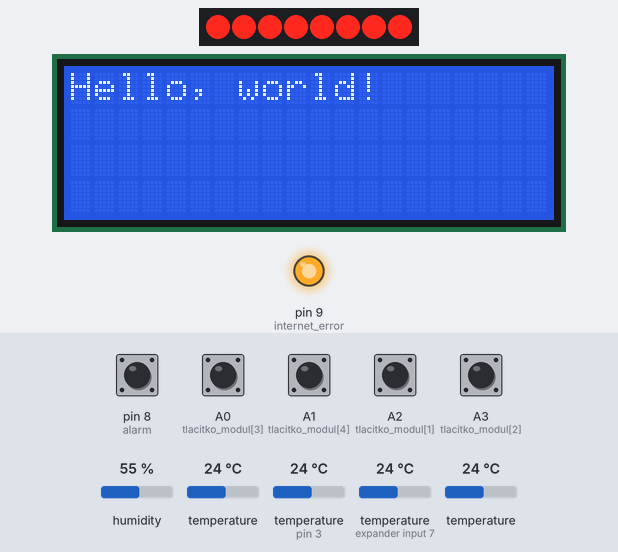
Recording of a sketch running on a simulated Arduino Uno, built with avr-gcc and run on an emulated ATmega328P. Parts: 8 port-expander outputs drawn as a row of LEDs (first output left, lit = HIGH), 20×4 character LCD, output pins drawn as LEDs (lit = HIGH). Wiring (inferred from the names in the program): PCF8574 port expander at I2C address 0x20. Wiring (inferred from the signals the program sends): row of LEDs: on Q0, Q1, Q2, Q3, Q4, Q5, Q6, Q7. The test bench sets the inputs (shaded band); at power-on: A0 (tlacitko_modul[3]), A1 (tlacitko_modul[4]), A2 (tlacitko_modul[1]), A3 (tlacitko_modul[2]), pin 8 (alarm) HIGH, humidity 55 %, temperature 24 °C, temperature (sensors on pin 3, expander input 7) 24 °C. WiFi joins after 1.5 s; servers stay silent unless stated; uploads are accepted with an empty reply; the modem accepts every AT command (registered, SIM ready, sends succeed) and sends nothing else; what the sketch prints to the serial monitor is not drawn.

Above: at 1.2 s.
1.3 s: A0 (tlacitko_modul[3]) pulled LOW for 1.1 s
At 2.4 s:
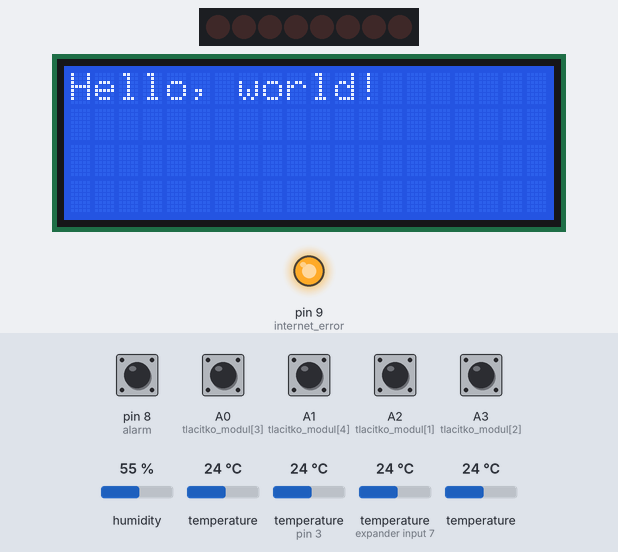
At 4.1 s:
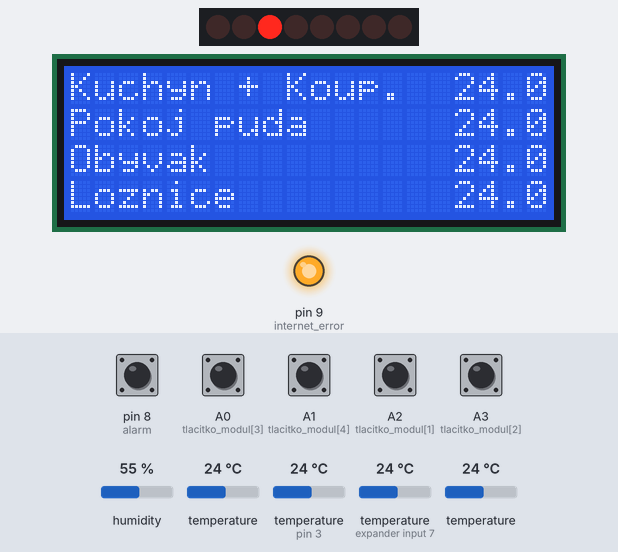
10.1 s: pin 8 (alarm) pulled LOW for 1.1 s
At 11.3 s:
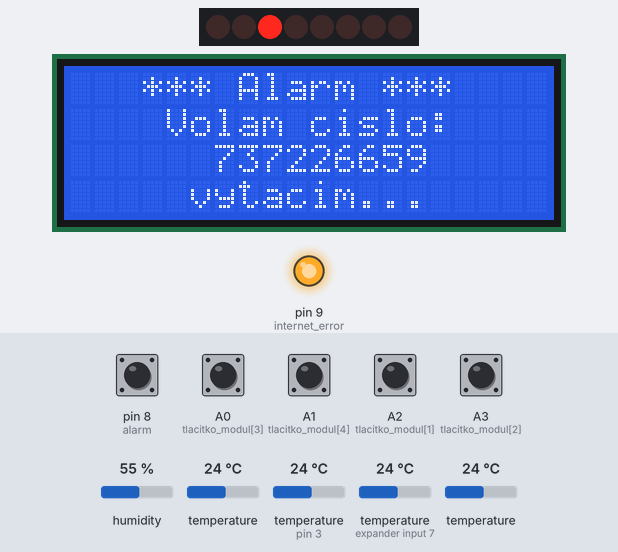
Timing chart, 0 to 13.1 s (numbered marks = the images above; inputs shaded):
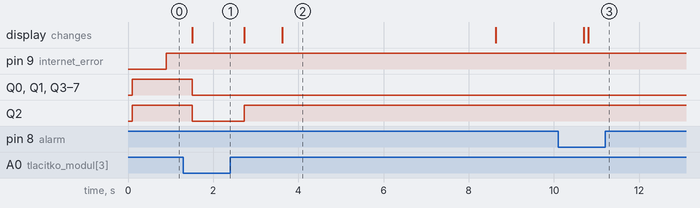

Measured:
- after the input at 1.3 s, the display: first differs from a run without the input after 1.4 s (image 2 shows a later state)
- after the input at 10.1 s, the display: first changes after 0.60 s (image 3 shows a later state)
- what the display in image 2 shows lasts 5.0 s, from 3.6 s to 8.6 s

The sketch:

Totepni_Arduino_nano_I2C_ports_v1.1.ino
```cpp
/*
  https://arduino-info.wikispaces.com/Ethernet
*/

// #include "SPI.h"
#include "Wire.h"
#include "OneWire.h"
#include "Ethernet.h"
#include "LiquidCrystal_I2C.h"
#include "SoftwareSerial.h"
#include "DallasTemperature.h"
#include "AM2320.h"
//#include "avr/wdt.h"

// definice cidla teplota a vlhkost
AM2320 th;

float teplota;
float vlhkost;

int val_int;
int val_decimal;

// precteny data z I2C pro textovy vystup na odeslani do displeje
// I2C PINs A4, A5
String dataI2C;

// convert to bin
byte bin_convert[9] = {99, 1, 2, 4, 8, 16, 32, 64, 128};
// tlacitka vstupu
byte tlacitko_modul[5] = {99, A2, A3, A0, A1};
// pamet rele vystupu
byte rele_modul[17] = {99, 0, 0, 0, 0, 0, 0, 0, 0, 0, 0, 0, 0, 0, 0, 0, 0};

// detekce alarmu
byte alarm = 8;
boolean is_alarm = false;
byte internet_error = 9;

char s;
SoftwareSerial SIM900(5, 6); //RX,TX

// nastavení čísla vstupního pinu
const int pinCidlaDS = 3;
// vytvoření instance oneWireDS z knihovny OneWire
OneWire oneWireDS(pinCidlaDS);
// vytvoření instance senzoryDS z knihovny DallasTemperature
DallasTemperature senzoryDS(&oneWireDS);


//nastavíme adresu a typ displeje
LiquidCrystal_I2C lcd(0x3F,20,4);  // nastavení adresy (0x3F) je důležité!!!

EthernetClient client;
// Ethernet PINs 10, 11, 12, 13
signed long next;
byte page_cnt;
int next_sd;
int next_wd;
int data_read;
int set_val;
char read_buffer;
boolean nalez = false;

// the dns server ip
IPAddress dnServer(193, 85, 1, 12);
// the router's gateway address:
IPAddress gateway(192, 168, 1, 1);
// the subnet:
IPAddress subnet(255, 255, 255, 0);
//the IP address is dependent on your network
IPAddress ip(192, 168, 1, 15);

/*
// --- Dneboh ---
// the dns server ip
IPAddress dnServer(10, 20, 30, 1);
// the router's gateway address:
IPAddress gateway(10, 20, 30, 1);
// the subnet:
IPAddress subnet(255, 255, 255, 0);
//the IP address is dependent on your network
IPAddress ip(10, 20, 30, 21);
*/


// byte mac[] = { 0xDE, 0xAD, 0xBE, 0xEF, 0xFE, 0xED };   //physical mac address
uint8_t mac[6] = {0x00,0x01,0x02,0x03,0x04,0x05};
char server[] = "www.ipf.cz"; //server, kam se pripojujeme


void setup()   {

  // wdt_enable(WDTO_8S);

  Wire.begin();
  Serial.begin(9600);
  SIM900.begin(9600);

  // zapnutí komunikace knihovny s Dallas teplotním čidlem
  senzoryDS.begin();


  lcd.init();                      // initialize the lcd

  // Print a message to the LCD.
  lcd.backlight();
  lcd.setCursor ( 0, 0 );
  lcd.print("Hello, world!");

  // tlacitka relatek jako vstupy s pull up odporem na vstupu
  for(int i = 1; i <= 4; i++){
        pinMode(tlacitko_modul[i], INPUT_PULLUP);
  }

  // vstup z alarmu
  pinMode(alarm, INPUT_PULLUP);

  // kontrolka ze nejede internet
  pinMode(internet_error, OUTPUT);


  Ethernet.begin(mac, ip, dnServer, gateway, subnet);


  // MCP23016 I/O expander configure
  Wire.begin(); // connect the Arduino as a master
  Wire.beginTransmission(0x20); // setup out direction registers
  Wire.write(0x06); // pointer
  Wire.write(0x00); // DDR Port0 all output
  Wire.write(0x00); // DDR Port1 all input 0xFF = B11111111
  Wire.endTransmission();

   /*
   Wire.beginTransmission(0x20); // setup out direction registers
   Wire.write(0x04); // pointer
   Wire.write(0xff); // DDR Port0 no invert Port0
   Wire.write(0x00); // DDR Port1 invert Port0
   Wire.endTransmission();
   */

  // strankovac displeje
  page_cnt = 1;

  // info casovac dalsiho precteni dat z webu
  next = 0;


}


void loop() {

  // --------- tepomery ----------
  senzoryDS.requestTemperatures();
  readTemp();
  // read_data_topeni();


  // setI2Cvals(senzoryDS.getTempCByIndex(0));

  /*
  showtext("Kuchyn + K", "teplota", 16);
  showtext("Pokoj puda", "teplota", 20);
  showtext("Obyvak", "teplota", 22);
  showtext("Loznice", "teplota", 24);
  showtext("Venku", "teplota", 22);
  */


  next_sd++;

  if (next_sd > 5){

        next_sd = 0;


        // posleme stav relatek
        for(int i = 1; i <= 16; i++){
              // Wire.write(rele_modul[i]);
        }


        // zobrazime stav teplomeru a vlhkomeru
        //setI2Cvals(teplota);

        if(page_cnt == 1){

                  lcd.clear();
                  lcd.setCursor ( 0, 0 );
                  lcd.print("Kuchyn + Koup.");
                  lcd.setCursor ( 16, 0 );
                  lcd.print(teplota, 1);
                  // lcd.print(vlhkost);

                  lcd.setCursor ( 0, 1 );
                  lcd.print("Pokoj puda ");
                  lcd.setCursor ( 16, 1 );
                  lcd.print(senzoryDS.getTempCByIndex(0), 1);

                  lcd.setCursor ( 0, 2 );
                  lcd.print("Obyvak ");
                  lcd.setCursor ( 16, 2 );
                  lcd.print(senzoryDS.getTempCByIndex(1), 1);

                  lcd.setCursor ( 0, 3 );
                  lcd.print("Loznice ");
                  lcd.setCursor ( 16, 3 );
                  lcd.print(senzoryDS.getTempCByIndex(2), 1);

                  // lcd.setCursor ( 0, 4 );
                  // lcd.print("Venku: ");
                  // lcd.print(senzoryDS.getTempCByIndex(1));

                  page_cnt++;

        }else if(page_cnt == 2){

                  lcd.clear();
                  lcd.setCursor ( 0, 0 );
                  lcd.print("Kuchyn + Koupelna");
                  lcd.setCursor ( 0, 1 );
                  lcd.print("Vlhkost ");
                  lcd.setCursor ( 14, 1 );
                  lcd.print(vlhkost);
                  lcd.print("%");

                  lcd.setCursor ( 0, 3 );
                  lcd.print("Teplota venku");
                  lcd.setCursor ( 16, 3 );
                  lcd.print(senzoryDS.getTempCByIndex(2), 1);

                  page_cnt = 1;

        }

        delay(100);

        clr_wdt();

  }


  // ----------- tlacitka a alarm a Internet ----------


   // zkontrolujeme alarm
  // Serial.println("Test alarm");
  if(digitalRead(alarm) == LOW){
             delay(300);
             if(digitalRead(alarm) == LOW){
                if(is_alarm == false){
                        digitalWrite(internet_error, HIGH);
                        setAlarm();
                  }
                is_alarm = true;
             }else{
                is_alarm = false;
             }
        }else{
             is_alarm = false;
        }
    // Serial.println("OK");


    // projedeme si stisknuta tlacitka
    // Serial.println("Test key");
    for(int i = 1; i <= 4; i++){
          if(digitalRead(tlacitko_modul[i]) == LOW){
            Serial.println(i); //vypise stisknute tlacitko
            next_sd = 999;
            setRelayFromKey(i);
          }
          delay(1);
    }
    // Serial.println("OK");


  // Serial.println("Test internet");
  if (((signed long)(millis() - next)) > 0){

        Serial.println("Read internet ready");
        next = millis() + 11000;

        digitalWrite(internet_error, HIGH);

        read_data_topeni(0);

  }
  // Serial.println("Test internet OK");


        // zapnu relatka

        set_val = 0;
        for(int i = 1; i <= 8; i++){
              if(rele_modul[i] == 0){
                set_val+= bin_convert[i];
                }
        }


        Wire.beginTransmission(0x20);  // set mcp23016 for all output
        Wire.write(0x00); // begin here
        Wire.write(set_val);
        Wire.write(set_val);
        Wire.endTransmission();


}


// alarm zavola na mobil
void setAlarm(){
            Serial.println("Alarm");

            //makeCall("604833891");
            //makeCall("605906254");
            makeCall("737226659");
            //sendSMS("737226659");
            //makeCall("737226659");

}


// prevede float cislo na dve desetine na prenos po I2C
void setI2Cvals(float teplo_conv){

        val_int = teplo_conv;
        val_decimal = (teplo_conv - val_int) * 10;
}


void readTemp() {
  switch(th.Read()) {
    case 2:
      teplota = 99;
      break;
    case 1:
      teplota = -99;
      break;
    case 0:
      vlhkost = th.h;
      teplota = th.t;
      break;
  }

  delay(10); // 200
  clr_wdt();
}


void clr_wdt() {

      // wdt_reset();

}


void read_data_topeni(int send_relay) {


      clr_wdt();

      Serial.print("Connect to ");
      Serial.println(server);


      if (client.connect(server,80)){

          Serial.println("Connected");

          // digitalWrite(internet_error, LOW);
          clr_wdt();

          String myURL = "GET /topeni/topeni.php?relay=";
          client.print(myURL);
          client.print(send_relay);
          client.print("&status=");

                if (rele_modul[send_relay] == 0){client.print(0);}
                if (rele_modul[send_relay] == 1){client.print(1);}

          client.print("&temp[1]=");
          client.print(teplota);
          client.print("&humid[1]=");
          client.print(vlhkost);
          client.print("&temp[2]=");
          client.print(senzoryDS.getTempCByIndex(0));
          client.print("&temp[3]=");
          client.print(senzoryDS.getTempCByIndex(1));
          client.print("&temp[4]=");
          client.print(senzoryDS.getTempCByIndex(2));
          client.print("&temp[5]=");
          client.print(senzoryDS.getTempCByIndex(1));

          client.println(" HTTP/1.0");
          client.print("Host: ");
          client.println(server);
          client.println("Connection: close");
          client.println();

          Serial.print(myURL);
          Serial.print(send_relay);
          Serial.print("&status=");
          Serial.println(rele_modul[send_relay]);

          nalez = false;
          byte relec = 1;
          delay(1);


          // precteni dat z internetu

          while(client.connected()) {
            if(client.available()) {
                char read_buffer = client.read();


                if (read_buffer == '>'){nalez = false;}

                if (nalez){

                  digitalWrite(internet_error, LOW);
                  // Serial.print(read_buffer); //vypise prijata data
                  // na tohle mozna udelame funkci
                  if (read_buffer == '0'){rele_modul[relec] = 0;}
                  if (read_buffer == '1'){rele_modul[relec] = 1;}
                  relec++;

                }

                if (read_buffer == '<'){nalez = true;}

            }
          }


         //Serial.println();
         //Serial.println("Odpojuji.");
         delay(1);
         client.flush();
         delay(1);
         //Serial.println();
         client.stop();

       }else{

        //Serial.println("Connect failed");

        digitalWrite(internet_error, HIGH);

        clr_wdt();

       }

    Serial.println("Internet OK");
    clr_wdt();
}


// nastavi rele a zapise na internet
void setRelayFromKey(int tlac_press){

            Serial.print("Ctu stav rele ");
            Serial.print(tlac_press);
            Serial.print(" ten je nastaven na ");
            Serial.println(rele_modul[tlac_press]);

            // na tohle mozna udelame funkci
            // rele nastavime
            rele_modul[tlac_press] = !rele_modul[tlac_press];


            Serial.print("Tlacitko ");
            Serial.print(tlac_press);
            Serial.print(" stlaceno, rele vstup ");
            Serial.print(rele_modul[tlac_press]);
            Serial.println(" nastaveno");

            read_data_topeni(tlac_press);

            // delay(1000);
            clr_wdt();
}


void delayWDT(int delaysec = 30){
            clr_wdt();

            int waiting_call = 0;
            while(waiting_call <= delaysec){
                delay (1000);
                clr_wdt();
                waiting_call += 1;
            }
            clr_wdt();
}


void makeCall(String callnumber){

            lcd.clear();
            lcd.setCursor ( 3, 0 );
            lcd.print("*** Alarm ***");
            lcd.setCursor ( 4, 1 );
            lcd.print("Volam cislo:");
            lcd.setCursor ( 6, 2 );
            lcd.print(callnumber);

            clr_wdt();

            SIM900.print("ATD");
            SIM900.print(callnumber);
            SIM900.println(";");
            delay(100);

            if(SIM900.available()){
                  lcd.setCursor ( 5, 3 );
                  lcd.print("vytacim...");
                  while (SIM900.available()){
                  s = SIM900.read();
                    Serial.print(s);
                  }
            }else{
                  lcd.setCursor ( 3, 3 );
                  lcd.print("nedostupny...");
            }

            delayWDT(29);

            SIM900.println("ATH");
            delay (1000);
            clr_wdt();
}


/*


void sendSMS(char smsnumber[]){
          SIM900.println("AT+CMGF=1");  // AT command na odeslani SMS zpravy
          delay(100);
          SIM900.print("AT+CMGS=\"");  // cislo prijemce
          SIM900.print(smsnumber);  // cislo prijemce
          SIM900.println("\"");  // cislo prijemce
          delay(100);
          SIM900.println("Alarm send.");  // zprava k odeslani
          SIM900.print("Status: ");  // zprava k odeslani
          SIM900.print(rele_modul[1]);  // zprava k odeslani
          SIM900.print(rele_modul[2]);  // zprava k odeslani
          SIM900.print(rele_modul[3]);  // zprava k odeslani
          SIM900.println(rele_modul[4]);  // zprava k odeslani
          SIM900.print(" is set.");  // zprava k odeslani
          delay(100);
          SIM900.println((char)26);  //  AT command znak a ^Z, ASCII code 26 pro konec SMS zpravy
          delay(100);
          SIM900.println();
          delayWDT(11);  // pokej na odesln SMS
          //SIM900power();  // vypni GSM module
          clr_wdt();
        }

*/
```
